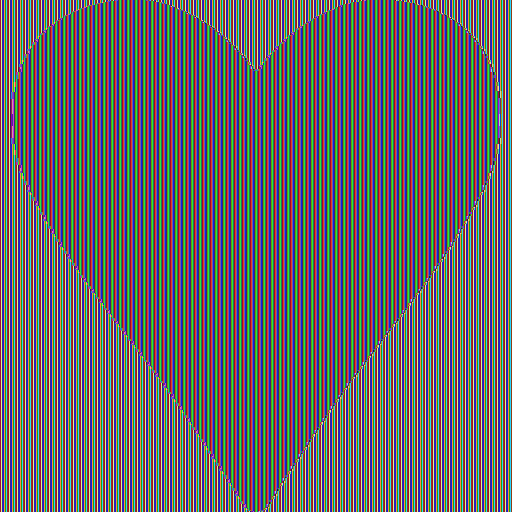
#> input picture Anul III/Semestrul I/SSI/Proiect/ex1/decrypted_files/File1_decr.ppm, 512 x 512 px
$ python solution.py
#> lines starting #> are read from the running program, lines starting #| are printed output that depends on the picture
import os
import hashlib
import cv2 as cv

CURRENT_DIRECTORY = os.getcwd()  # get the current directory
ENCRYPTED_FILES_DIR = CURRENT_DIRECTORY + '/encrypted_files/'  # get the path to the encrypted_files directory
DECRYPTED_FILES_DIR = CURRENT_DIRECTORY + '/decrypted_files/'  # get the path to the decrypted_files directory
DECRYPTED_MESSAGE_FILE = CURRENT_DIRECTORY + '/decrypted_message.jpg'  # get the path to the decrypted message file
HASH_VALUES = [
    '602a4a8fff652291fdc0e049e3900dae608af64e5e4d2c5d4332603c9938171d',
    'f40e838809ddaa770428a4b2adc1fff0c38a84abe496940d534af1232c2467d5',
    'aa105295e25e11c8c42e4393c008428d965d42c6cb1b906e30be99f94f473bb5',
    '70f87d0b880efcdbe159011126db397a1231966991ae9252b278623aeb9c0450',
    '77a39d581d3d469084686c90ba08a5fb6ce621a552155730019f6c02cb4c0cb6',
    '456ae6a020aa2d54c0c00a71d63033f6c7ca6cbc1424507668cf54b80325dc01',
    'bd0fd461d87fba0d5e61bed6a399acdfc92b12769f9b3178f9752e30f1aeb81d',
    '372df01b994c2b14969592fd2e78d27e7ee472a07c7ac3dfdf41d345b2f8e305'
]


def init_dirs():
    # Create the 'encrypted_files' directory if it doesn't exist
    if not os.path.exists(ENCRYPTED_FILES_DIR):
        os.makedirs(ENCRYPTED_FILES_DIR)

    # Create the 'decrypted_files' directory if it doesn't exist
    if not os.path.exists(DECRYPTED_FILES_DIR):
        os.makedirs(DECRYPTED_FILES_DIR)


def read_image_bytes(file_path: str) -> bytes:
    """
    Reads the bytes from a ppm file
    :param file_path:
    :return:
    """
    with open(file_path, 'rb') as image:
        image = image.read()
    return image


def read_all_encrypted_ppm_files() -> list[tuple[str, bytes]]:
    """
    Reads all encrypted ppm files from the encrypted_files directory
    :return: a list of tuples containing the image name and the image content
    :return:
    """

    encrypted_ppm_images = []

    # get all the files from the encrypted_files directory and make sure we only read ppm files (not .DS_Store)
    files = [f for f in os.listdir(ENCRYPTED_FILES_DIR) if f.endswith(".ppm")]

    for encrypted_image_name in files:
        path = f'{ENCRYPTED_FILES_DIR}/{encrypted_image_name}'  # get the path to the current image
        image = read_image_bytes(path)
        encrypted_ppm_images.append((encrypted_image_name, image))

    return encrypted_ppm_images


def brute_force_hash_values() -> list[tuple[str, bytes, int]]:
    """
    Brute forces the hash values and return a list of tuples containing the hash value, the header and the image size
    :return: a list of tuples containing the hash value, the header and the image size
    """
    values = []
    for x in range(0, 1000):
        for y in range(0, 1000):
            oneline_header = f'P6 {x} {y} 255'  # create the header
            actual_header = f'P6\n{x} {y}\n255\n'.encode('UTF-8')  # create the actual header (with newlines)
            image_size = x * y  # used later for sorting
            new_hash_value = hashlib.sha256(oneline_header.encode('UTF-8')).hexdigest()  # hash the header
            for hash_value in HASH_VALUES:
                if hash_value == new_hash_value:  # if the hash value matches one of the hash values from the list
                    values.append((hash_value, actual_header, image_size))  # add it to the list
                if len(values) == len(HASH_VALUES):
                    return values  # early return the list if we found all the hash values
    return values


def write_ppm(file_path: str, header: bytes, image_bytes: bytes):
    with open(file_path, 'wb') as ppm_file:
        ppm_file.write(header + image_bytes)


def concat_decrypted_images_and_show_them():
    # Get a list of all PPM files in the decrypted folder
    ppm_files = [f for f in os.listdir(DECRYPTED_FILES_DIR) if f.endswith(".ppm")]

    # Sort the files to maintain the order
    ppm_files.sort()

    images = []

    common_width = 400
    common_height = 400

    # Read the images and concatenate them horizontally
    for ppm_file in ppm_files:
        image = cv.imread(os.path.join(DECRYPTED_FILES_DIR, ppm_file))

        # Resize each image to the common dimensions
        resized_image = cv.resize(image, (common_width, common_height))

        images.append(resized_image)
    concatenated_image = cv.hconcat(images)

    # Display the concatenated image
    cv.imshow("Secret", concatenated_image)
    cv.waitKey(0)
    cv.destroyAllWindows()

    # Save the concatenated image
    cv.imwrite(DECRYPTED_MESSAGE_FILE, concatenated_image)


if __name__ == '__main__':
    init_dirs()

    encrypted_images: list[tuple[str, bytes]] = read_all_encrypted_ppm_files()
    headers_dict: list[tuple[str, bytes, int]] = brute_force_hash_values()

    # Sort the headers based on the image size
    sorted_headers = sorted(headers_dict, key=lambda x: x[2])
    # Sort the images based on the image size
    sorted_images = sorted(encrypted_images, key=lambda x: len(x[1]))

    # Zip the sorted headers and images and that way we match the correct header with the correct image
    zip_list = zip(sorted_headers, sorted_images)

    for (hash_value, header, image_size), (image_name, image_bytes) in zip_list:
        new_image_name = image_name.replace('encr', 'decr')
        write_ppm(f'{DECRYPTED_FILES_DIR}{new_image_name}', header, image_bytes)

    concat_decrypted_images_and_show_them()
#> in concat_decrypted_images_and_show_them, image is the input picture: shape (512, 512, 3); mean B, G, R 101.6, 101.6, 101.7
#> in concat_decrypted_images_and_show_them, `resized_image = cv.resize(image, (common_width, common_height))`:
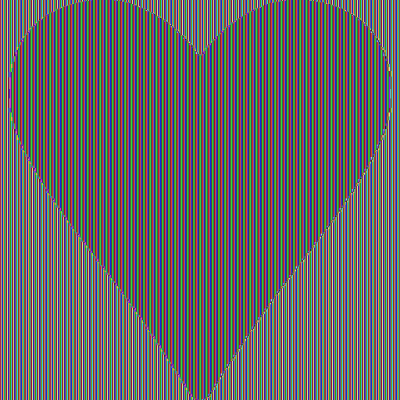
#> resized_image: shape (400, 400, 3); mean B, G, R 101.5, 101.4, 101.7
#> pass 2 of the loop in concat_decrypted_images_and_show_them, `for ppm_file in ppm_files:`:
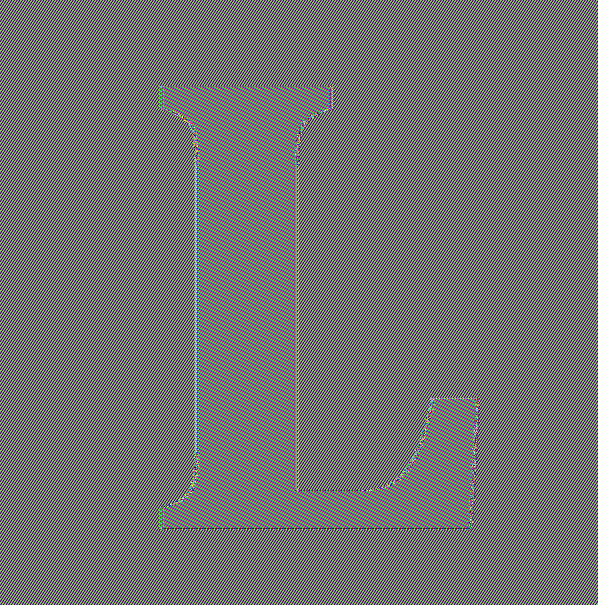
#> input picture Anul III/Semestrul I/SSI/Proiect/ex1/decrypted_files/File2_decr.ppm, 598 x 605 px
#> in concat_decrypted_images_and_show_them, image is the input picture: shape (605, 598, 3); mean B, G, R 112.9, 112.9, 112.8
#> in concat_decrypted_images_and_show_them, `resized_image = cv.resize(image, (common_width, common_height))`:
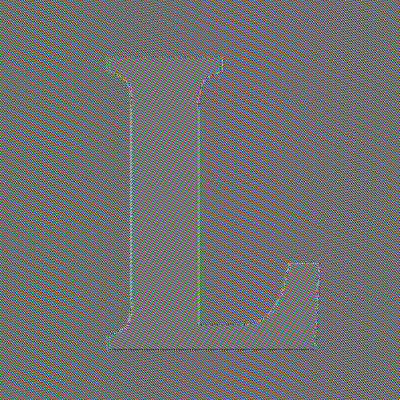
#> resized_image: shape (400, 400, 3); mean B, G, R 112.8, 112.8, 112.7
#> pass 3 of the loop in concat_decrypted_images_and_show_them, `for ppm_file in ppm_files:`:
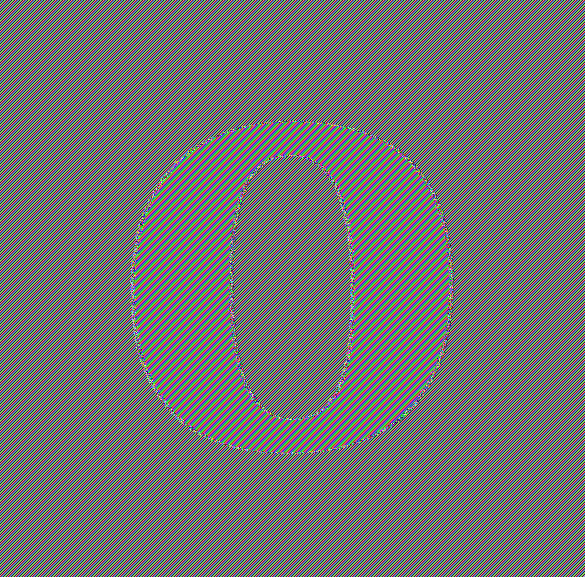
#> input picture Anul III/Semestrul I/SSI/Proiect/ex1/decrypted_files/File3_decr.ppm, 585 x 577 px
#> in concat_decrypted_images_and_show_them, image is the input picture: shape (577, 585, 3); mean B, G, R 113, 113, 113
#> in concat_decrypted_images_and_show_them, `resized_image = cv.resize(image, (common_width, common_height))`:
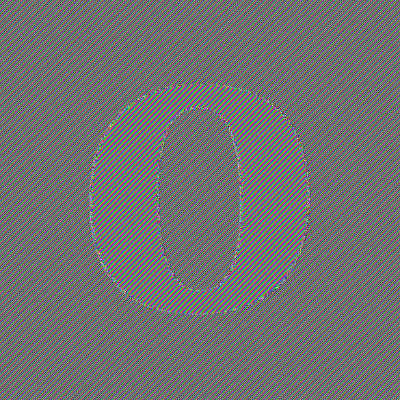
#> resized_image: shape (400, 400, 3); mean B, G, R 112.9, 112.8, 112.8
#> in concat_decrypted_images_and_show_them, `concatenated_image = cv.hconcat(images)`:
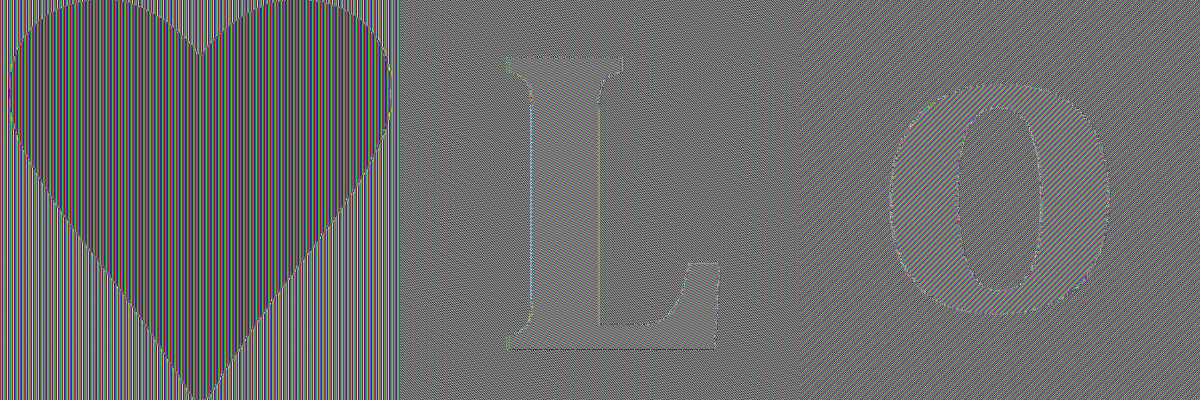
#> concatenated_image: shape (400, 1200, 3); mean of channels 0, 1, 2 109.1, 109, 109.1; drawn as B, G, R
